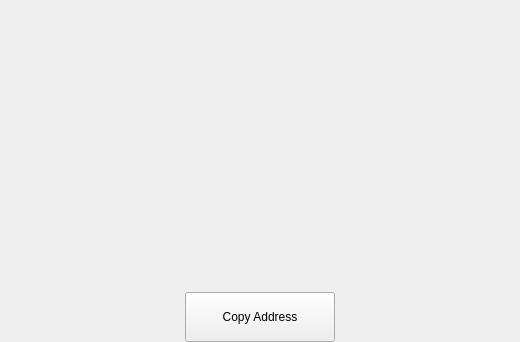
<?xml version="1.0" encoding="UTF-8"?>
<ui version="4.0">
 <class>ReceiveTokenPage</class>
 <widget class="QWidget" name="ReceiveTokenPage">
  <property name="enabled">
   <bool>true</bool>
  </property>
  <property name="geometry">
   <rect>
    <x>0</x>
    <y>0</y>
    <width>520</width>
    <height>342</height>
   </rect>
  </property>
  <property name="windowTitle">
   <string>Form</string>
  </property>
  <layout class="QVBoxLayout" name="verticalLayout">
   <property name="leftMargin">
    <number>40</number>
   </property>
   <property name="rightMargin">
    <number>40</number>
   </property>
   <property name="bottomMargin">
    <number>0</number>
   </property>
   <item>
    <layout class="QHBoxLayout" name="horizontalLayout_2">
     <item>
      <widget class="QLabel" name="lblQRCode">
       <property name="minimumSize">
        <size>
         <width>200</width>
         <height>220</height>
        </size>
       </property>
       <property name="maximumSize">
        <size>
         <width>200</width>
         <height>220</height>
        </size>
       </property>
       <property name="text">
        <string/>
       </property>
       <property name="alignment">
        <set>Qt::AlignCenter</set>
       </property>
      </widget>
     </item>
    </layout>
   </item>
   <item>
    <spacer name="verticalSpacer">
     <property name="orientation">
      <enum>Qt::Vertical</enum>
     </property>
     <property name="sizeType">
      <enum>QSizePolicy::Expanding</enum>
     </property>
     <property name="sizeHint" stdset="0">
      <size>
       <width>20</width>
       <height>10</height>
      </size>
     </property>
    </spacer>
   </item>
   <item>
    <layout class="QHBoxLayout" name="horizontalLayout">
     <item>
      <spacer name="horizontalSpacer">
       <property name="orientation">
        <enum>Qt::Horizontal</enum>
       </property>
       <property name="sizeHint" stdset="0">
        <size>
         <width>40</width>
         <height>20</height>
        </size>
       </property>
      </spacer>
     </item>
     <item>
      <widget class="QPushButton" name="copyAddressButton">
       <property name="minimumSize">
        <size>
         <width>150</width>
         <height>50</height>
        </size>
       </property>
       <property name="text">
        <string>Copy Address</string>
       </property>
      </widget>
     </item>
     <item>
      <spacer name="horizontalSpacer_2">
       <property name="orientation">
        <enum>Qt::Horizontal</enum>
       </property>
       <property name="sizeHint" stdset="0">
        <size>
         <width>40</width>
         <height>20</height>
        </size>
       </property>
      </spacer>
     </item>
    </layout>
   </item>
  </layout>
 </widget>
 <resources/>
 <connections/>
</ui>
